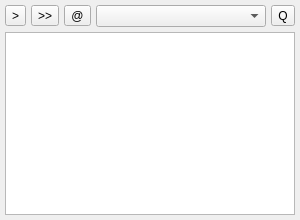
<?xml version="1.0" encoding="UTF-8"?>
<ui version="4.0">
 <class>Dialog</class>
 <widget class="QDialog" name="Dialog">
  <property name="geometry">
   <rect>
    <x>0</x>
    <y>0</y>
    <width>300</width>
    <height>220</height>
   </rect>
  </property>
  <property name="windowTitle">
   <string>Dialog</string>
  </property>
  <layout class="QVBoxLayout" name="verticalLayout_2">
   <property name="spacing">
    <number>5</number>
   </property>
   <property name="margin">
    <number>5</number>
   </property>
   <item>
    <layout class="QVBoxLayout" name="verticalLayout">
     <item>
      <layout class="QHBoxLayout" name="horizontalLayout">
       <property name="spacing">
        <number>5</number>
       </property>
       <item>
        <widget class="QToolButton" name="btnPlay">
         <property name="text">
          <string>&gt;</string>
         </property>
        </widget>
       </item>
       <item>
        <widget class="QToolButton" name="btnNext">
         <property name="text">
          <string>&gt;&gt;</string>
         </property>
        </widget>
       </item>
       <item>
        <widget class="QToolButton" name="btnMute">
         <property name="text">
          <string>@</string>
         </property>
        </widget>
       </item>
       <item>
        <widget class="QComboBox" name="cbStations"/>
       </item>
       <item>
        <widget class="QToolButton" name="btnQuit">
         <property name="text">
          <string>Q</string>
         </property>
        </widget>
       </item>
      </layout>
     </item>
    </layout>
   </item>
   <item>
    <widget class="QTableView" name="lstSongs">
     <property name="horizontalScrollBarPolicy">
      <enum>Qt::ScrollBarAlwaysOff</enum>
     </property>
     <property name="autoScroll">
      <bool>false</bool>
     </property>
     <property name="editTriggers">
      <set>QAbstractItemView::NoEditTriggers</set>
     </property>
     <property name="alternatingRowColors">
      <bool>true</bool>
     </property>
     <property name="selectionMode">
      <enum>QAbstractItemView::SingleSelection</enum>
     </property>
     <property name="selectionBehavior">
      <enum>QAbstractItemView::SelectRows</enum>
     </property>
     <property name="verticalScrollMode">
      <enum>QAbstractItemView::ScrollPerPixel</enum>
     </property>
     <property name="horizontalScrollMode">
      <enum>QAbstractItemView::ScrollPerPixel</enum>
     </property>
     <property name="showGrid">
      <bool>false</bool>
     </property>
     <attribute name="horizontalHeaderVisible">
      <bool>false</bool>
     </attribute>
     <attribute name="horizontalHeaderStretchLastSection">
      <bool>true</bool>
     </attribute>
     <attribute name="verticalHeaderVisible">
      <bool>false</bool>
     </attribute>
     <attribute name="verticalHeaderDefaultSectionSize">
      <number>100</number>
     </attribute>
    </widget>
   </item>
  </layout>
 </widget>
 <resources/>
 <connections/>
</ui>
